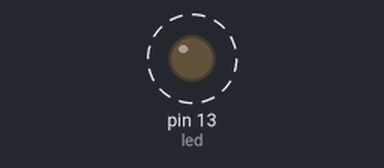
The sketch below on a simulated Arduino Uno, built with avr-gcc and run on an emulated ATmega328P. Parts: output pins drawn as LEDs (lit = HIGH). Dashed ring = blinking. What the sketch prints to the serial monitor is not drawn.

Above: at 0.2 s.
Timing chart, 0 to 3.0 s (numbered marks = the images above):
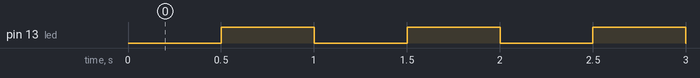

The sketch:

BLINKING_LED_INTERRUPT.ino
```cpp
#include<TimerOne.h>
const int led = 13;
int ledState = LOW;
void setup() {
  // put your setup code here, to run once:
  pinMode(led, OUTPUT);
  Timer1.initialize(500000);
  Timer1.attachInterrupt(blinkLed);
  Serial.begin(9600);
}

void blinkLed() {
   ledState = (ledState==LOW?HIGH:LOW);
   digitalWrite(led, ledState);
   Serial.println(ledState);
}

void loop() {
  // put your main code here, to run repeatedly:

}
```

Measured:
- by itself, pin 13 (led): alternates HIGH for 0.50 s and LOW for 0.50 s
